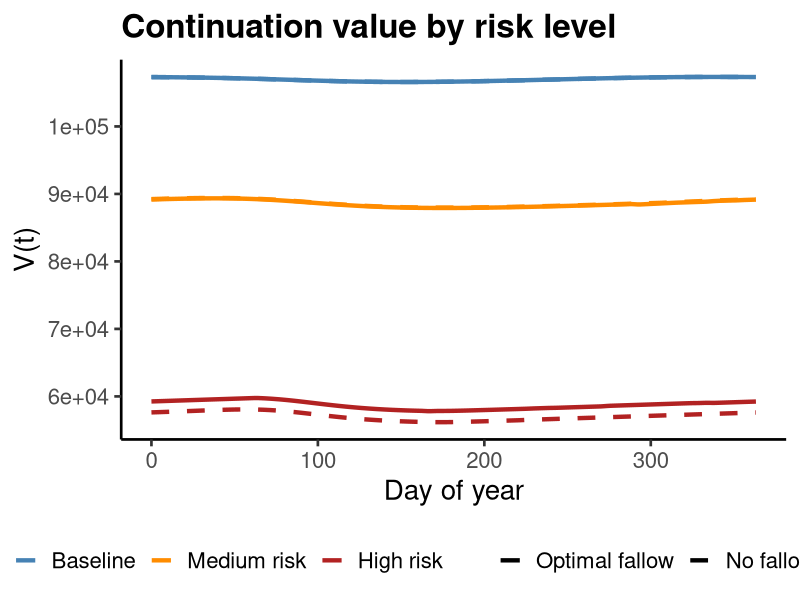
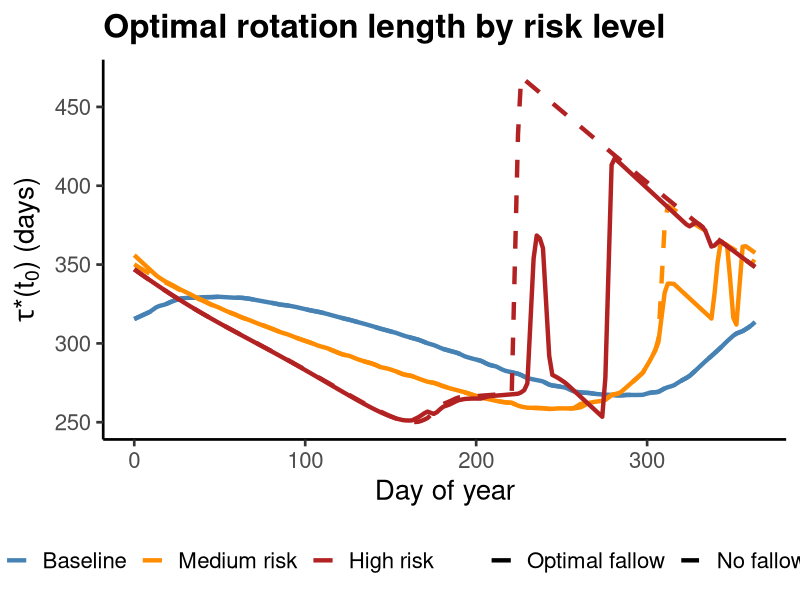
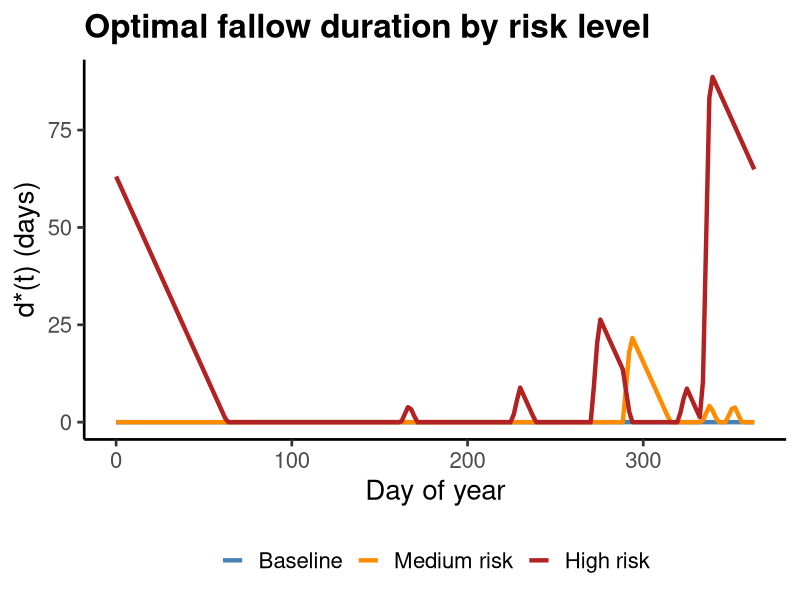
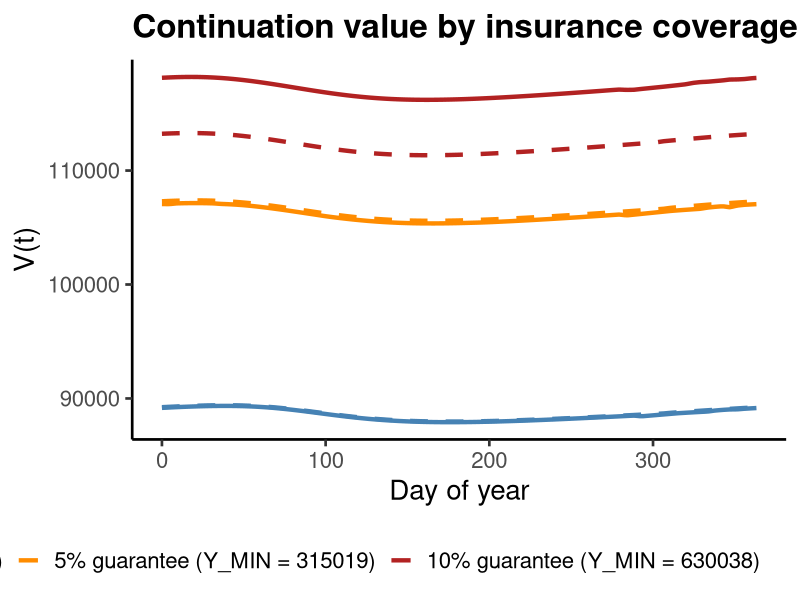
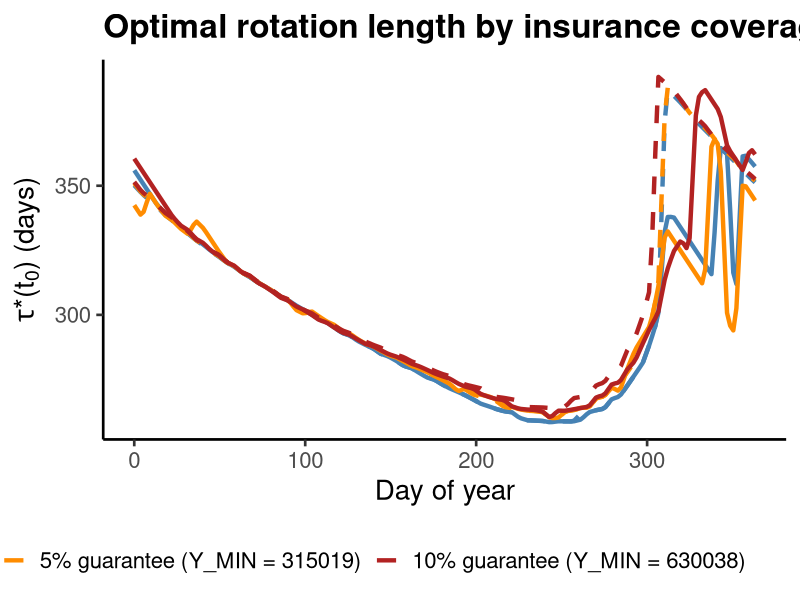
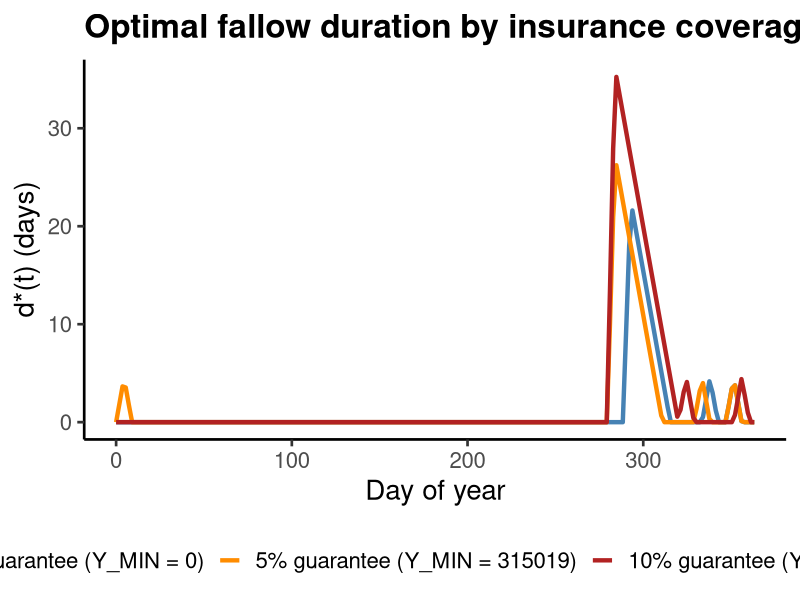
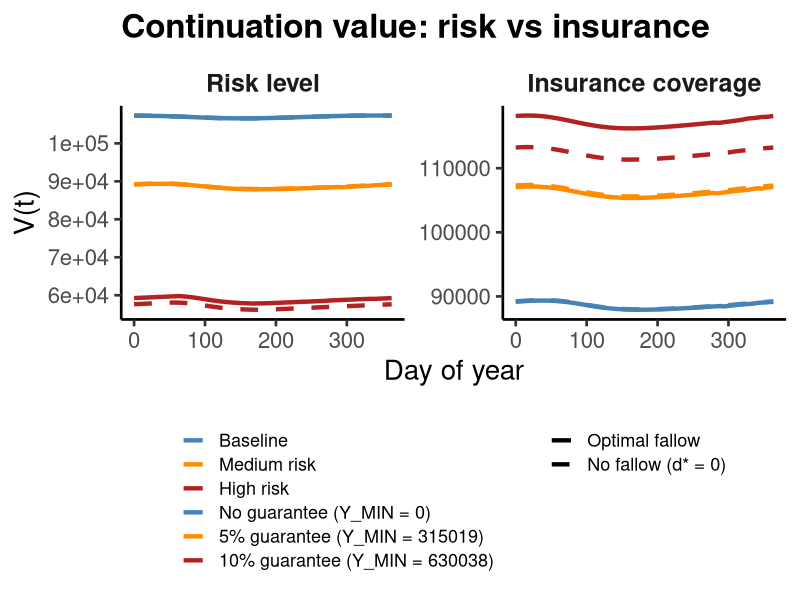
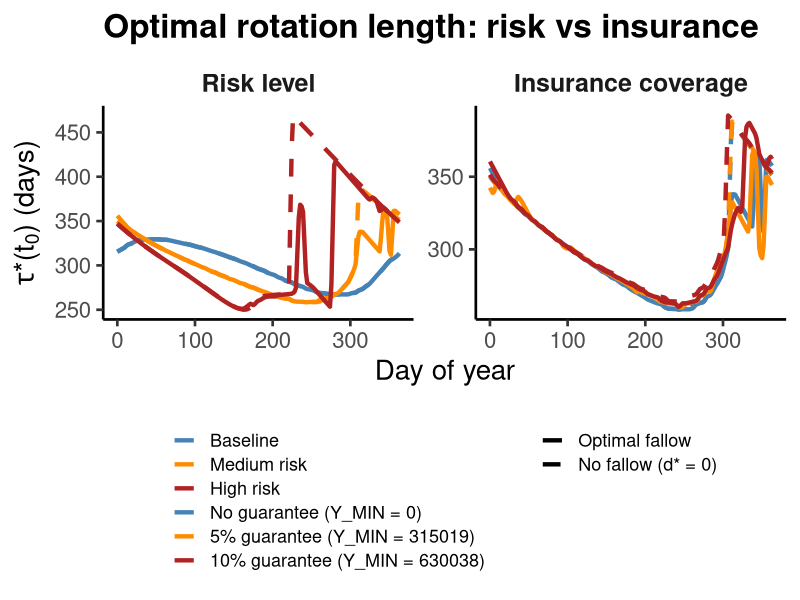

Generate these figures, in order, with R:
library(ggplot2)
library(tidyr)

# ── Read data ─────────────────────────────────────────────────────────────────
risk_grid <- read.csv("results/simulations/risk_scenarios_grid.csv")
ymin_grid <- read.csv("results/simulations/minimum_income_grid.csv")
scalars   <- read.csv("results/simulations/minimum_income_scalars.csv")

outdir <- "results/figures"
dir.create(outdir, showWarnings = FALSE, recursive = TRUE)

Y_MIN_5  <- round(scalars$Y_MIN_5pct, 0)
Y_MIN_10 <- round(scalars$Y_MIN_10pct, 0)

# ══════════════════════════════════════════════════════════════════════════════
# PART 1: Risk scenario comparison (optimal fallow + no fallow overlaid)
# Solid = optimal fallow, dashed = no fallow (d* = 0)
# ══════════════════════════════════════════════════════════════════════════════

scenario_labels <- c(
  "baseline"    = "Baseline",
  "medium_risk" = "Medium risk",
  "high_risk"   = "High risk"
)
risk_grid$scenario_label <- factor(scenario_labels[risk_grid$scenario],
  levels = c("Baseline", "Medium risk", "High risk"))
risk_grid$fallow_label <- factor(
  ifelse(risk_grid$fallow == "optimal_fallow", "Optimal fallow", "No fallow (d* = 0)"),
  levels = c("Optimal fallow", "No fallow (d* = 0)")
)

scenario_colors <- c(
  "Baseline"    = "steelblue",
  "Medium risk" = "darkorange",
  "High risk"   = "firebrick"
)

# ── V(t) by risk ──────────────────────────────────────────────────────────────
p_risk_V <- ggplot(risk_grid, aes(x = t, y = V, color = scenario_label,
                                   linetype = fallow_label)) +
  geom_line(linewidth = 1.5) +
  scale_color_manual(values = scenario_colors) +
  scale_linetype_manual(values = c("Optimal fallow" = "solid",
                                    "No fallow (d* = 0)" = "dashed")) +
  labs(x = "Day of year",
       y = "V(t)",
       color = NULL, linetype = NULL,
       title = "Continuation value by risk level") +
  theme_classic(base_size = 20) +
  theme(
    legend.position = "bottom",
    legend.text = element_text(size = 16),
    plot.title = element_text(face = "bold")
  )

ggsave(file.path(outdir, "comparison_risk_V.png"), p_risk_V,
       width = 12, height = 8, dpi = 400)
cat("Saved comparison_risk_V.png\n")

# ── tau*(t0) by risk ──────────────────────────────────────────────────────────
p_risk_tau <- ggplot(risk_grid, aes(x = t, y = tau_star, color = scenario_label,
                                     linetype = fallow_label)) +
  geom_line(linewidth = 1.5) +
  scale_color_manual(values = scenario_colors) +
  scale_linetype_manual(values = c("Optimal fallow" = "solid",
                                    "No fallow (d* = 0)" = "dashed")) +
  labs(x = "Day of year",
       y = expression(paste(tau, "*(t"[0], ") (days)")),
       color = NULL, linetype = NULL,
       title = "Optimal rotation length by risk level") +
  theme_classic(base_size = 20) +
  theme(
    legend.position = "bottom",
    legend.text = element_text(size = 16),
    plot.title = element_text(face = "bold")
  )

ggsave(file.path(outdir, "comparison_risk_tau.png"), p_risk_tau,
       width = 12, height = 8, dpi = 400)
cat("Saved comparison_risk_tau.png\n")

# ── d*(t) by risk (optimal fallow only — d*=0 is trivially zero) ─────────────
risk_opt <- risk_grid[risk_grid$fallow == "optimal_fallow", ]

p_risk_d <- ggplot(risk_opt, aes(x = t, y = d_star, color = scenario_label)) +
  geom_line(linewidth = 1.5) +
  scale_color_manual(values = scenario_colors) +
  labs(x = "Day of year",
       y = "d*(t) (days)",
       color = NULL,
       title = "Optimal fallow duration by risk level") +
  theme_classic(base_size = 20) +
  theme(
    legend.position = "bottom",
    legend.text = element_text(size = 16),
    plot.title = element_text(face = "bold")
  )

ggsave(file.path(outdir, "comparison_risk_d.png"), p_risk_d,
       width = 12, height = 8, dpi = 400)
cat("Saved comparison_risk_d.png\n")

# ══════════════════════════════════════════════════════════════════════════════
# PART 2: Insurance scenario comparison (optimal fallow + no fallow overlaid)
# ══════════════════════════════════════════════════════════════════════════════

ymin_labels <- c(
  "ymin_zero"  = "No guarantee (Y_MIN = 0)",
  "ymin_5pct"  = paste0("5% guarantee (Y_MIN = ", Y_MIN_5, ")"),
  "ymin_10pct" = paste0("10% guarantee (Y_MIN = ", Y_MIN_10, ")")
)
ymin_grid$ymin_label <- factor(ymin_labels[ymin_grid$ymin_case],
  levels = ymin_labels)
ymin_grid$fallow_label <- factor(
  ifelse(ymin_grid$fallow == "optimal_fallow", "Optimal fallow", "No fallow (d* = 0)"),
  levels = c("Optimal fallow", "No fallow (d* = 0)")
)

ymin_colors <- c(
  setNames("steelblue", ymin_labels["ymin_zero"]),
  setNames("darkorange", ymin_labels["ymin_5pct"]),
  setNames("firebrick", ymin_labels["ymin_10pct"])
)

# ── V(t) by insurance ────────────────────────────────────────────────────────
p_ins_V <- ggplot(ymin_grid, aes(x = t, y = V, color = ymin_label,
                                  linetype = fallow_label)) +
  geom_line(linewidth = 1.5) +
  scale_color_manual(values = ymin_colors) +
  scale_linetype_manual(values = c("Optimal fallow" = "solid",
                                    "No fallow (d* = 0)" = "dashed")) +
  labs(x = "Day of year",
       y = "V(t)",
       color = NULL, linetype = NULL,
       title = "Continuation value by insurance coverage (medium risk)") +
  theme_classic(base_size = 20) +
  theme(
    legend.position = "bottom",
    legend.text = element_text(size = 16),
    plot.title = element_text(face = "bold")
  )

ggsave(file.path(outdir, "comparison_insurance_V.png"), p_ins_V,
       width = 12, height = 8, dpi = 400)
cat("Saved comparison_insurance_V.png\n")

# ── tau*(t0) by insurance ─────────────────────────────────────────────────────
p_ins_tau <- ggplot(ymin_grid, aes(x = t, y = tau_star, color = ymin_label,
                                    linetype = fallow_label)) +
  geom_line(linewidth = 1.5) +
  scale_color_manual(values = ymin_colors) +
  scale_linetype_manual(values = c("Optimal fallow" = "solid",
                                    "No fallow (d* = 0)" = "dashed")) +
  labs(x = "Day of year",
       y = expression(paste(tau, "*(t"[0], ") (days)")),
       color = NULL, linetype = NULL,
       title = "Optimal rotation length by insurance coverage (medium risk)") +
  theme_classic(base_size = 20) +
  theme(
    legend.position = "bottom",
    legend.text = element_text(size = 16),
    plot.title = element_text(face = "bold")
  )

ggsave(file.path(outdir, "comparison_insurance_tau.png"), p_ins_tau,
       width = 12, height = 8, dpi = 400)
cat("Saved comparison_insurance_tau.png\n")

# ── d*(t) by insurance (optimal fallow only — d*=0 is trivially zero) ────────
ymin_opt <- ymin_grid[ymin_grid$fallow == "optimal_fallow", ]

p_ins_d <- ggplot(ymin_opt, aes(x = t, y = d_star, color = ymin_label)) +
  geom_line(linewidth = 1.5) +
  scale_color_manual(values = ymin_colors) +
  labs(x = "Day of year",
       y = "d*(t) (days)",
       color = NULL,
       title = "Optimal fallow duration by insurance coverage (medium risk)") +
  theme_classic(base_size = 20) +
  theme(
    legend.position = "bottom",
    legend.text = element_text(size = 16),
    plot.title = element_text(face = "bold")
  )

ggsave(file.path(outdir, "comparison_insurance_d.png"), p_ins_d,
       width = 12, height = 8, dpi = 400)
cat("Saved comparison_insurance_d.png\n")

# ══════════════════════════════════════════════════════════════════════════════
# PART 3: Combined panel — risk vs insurance side-by-side
# V(t), tau*(t0), d*(t) as rows; risk and insurance as columns
# ══════════════════════════════════════════════════════════════════════════════

# Build a unified data frame with a "dimension" column
risk_unified <- data.frame(
  t            = risk_grid$t,
  V            = risk_grid$V,
  tau_star     = risk_grid$tau_star,
  d_star       = risk_grid$d_star,
  label        = risk_grid$scenario_label,
  fallow_label = risk_grid$fallow_label,
  dimension    = "Risk level"
)

ins_unified <- data.frame(
  t            = ymin_grid$t,
  V            = ymin_grid$V,
  tau_star     = ymin_grid$tau_star,
  d_star       = ymin_grid$d_star,
  label        = ymin_grid$ymin_label,
  fallow_label = ymin_grid$fallow_label,
  dimension    = "Insurance coverage"
)

combined <- rbind(risk_unified, ins_unified)
combined$dimension <- factor(combined$dimension,
  levels = c("Risk level", "Insurance coverage"))

# Use a single color palette mapped by label
all_colors <- c(
  "Baseline"    = "steelblue",
  "Medium risk" = "darkorange",
  "High risk"   = "firebrick",
  setNames("steelblue",  ymin_labels["ymin_zero"]),
  setNames("darkorange", ymin_labels["ymin_5pct"]),
  setNames("firebrick",  ymin_labels["ymin_10pct"])
)

fallow_linetypes <- c("Optimal fallow" = "solid",
                       "No fallow (d* = 0)" = "dashed")

# ── V(t) panel ────────────────────────────────────────────────────────────────
p_combined_V <- ggplot(combined, aes(x = t, y = V, color = label,
                                      linetype = fallow_label)) +
  geom_line(linewidth = 1.5) +
  facet_wrap(~ dimension, scales = "free_y") +
  scale_color_manual(values = all_colors) +
  scale_linetype_manual(values = fallow_linetypes) +
  labs(x = "Day of year", y = "V(t)", color = NULL, linetype = NULL,
       title = "Continuation value: risk vs insurance") +
  theme_classic(base_size = 20) +
  theme(
    legend.position = "bottom",
    legend.text = element_text(size = 13),
    legend.direction = "vertical",
    strip.text = element_text(face = "bold", size = 18),
    strip.background = element_blank(),
    plot.title = element_text(face = "bold")
  )

ggsave(file.path(outdir, "comparison_combined_V.png"), p_combined_V,
       width = 16, height = 8, dpi = 400)
cat("Saved comparison_combined_V.png\n")

# ── tau*(t0) panel ────────────────────────────────────────────────────────────
p_combined_tau <- ggplot(combined, aes(x = t, y = tau_star, color = label,
                                        linetype = fallow_label)) +
  geom_line(linewidth = 1.5) +
  facet_wrap(~ dimension, scales = "free_y") +
  scale_color_manual(values = all_colors) +
  scale_linetype_manual(values = fallow_linetypes) +
  labs(x = "Day of year",
       y = expression(paste(tau, "*(t"[0], ") (days)")),
       color = NULL, linetype = NULL,
       title = "Optimal rotation length: risk vs insurance") +
  theme_classic(base_size = 20) +
  theme(
    legend.position = "bottom",
    legend.text = element_text(size = 13),
    legend.direction = "vertical",
    strip.text = element_text(face = "bold", size = 18),
    strip.background = element_blank(),
    plot.title = element_text(face = "bold")
  )

ggsave(file.path(outdir, "comparison_combined_tau.png"), p_combined_tau,
       width = 16, height = 8, dpi = 400)
cat("Saved comparison_combined_tau.png\n")

# ── d*(t) panel (optimal fallow only — d*=0 is trivially zero) ───────────────
combined_opt <- combined[combined$fallow_label == "Optimal fallow", ]

p_combined_d <- ggplot(combined_opt, aes(x = t, y = d_star, color = label)) +
  geom_line(linewidth = 1.5) +
  facet_wrap(~ dimension, scales = "free_y") +
  scale_color_manual(values = all_colors) +
  labs(x = "Day of year", y = "d*(t) (days)", color = NULL,
       title = "Optimal fallow duration: risk vs insurance") +
  theme_classic(base_size = 20) +
  theme(
    legend.position = "bottom",
    legend.text = element_text(size = 13),
    legend.direction = "vertical",
    strip.text = element_text(face = "bold", size = 18),
    strip.background = element_blank(),
    plot.title = element_text(face = "bold")
  )

ggsave(file.path(outdir, "comparison_combined_d.png"), p_combined_d,
       width = 16, height = 8, dpi = 400)
cat("Saved comparison_combined_d.png\n")
